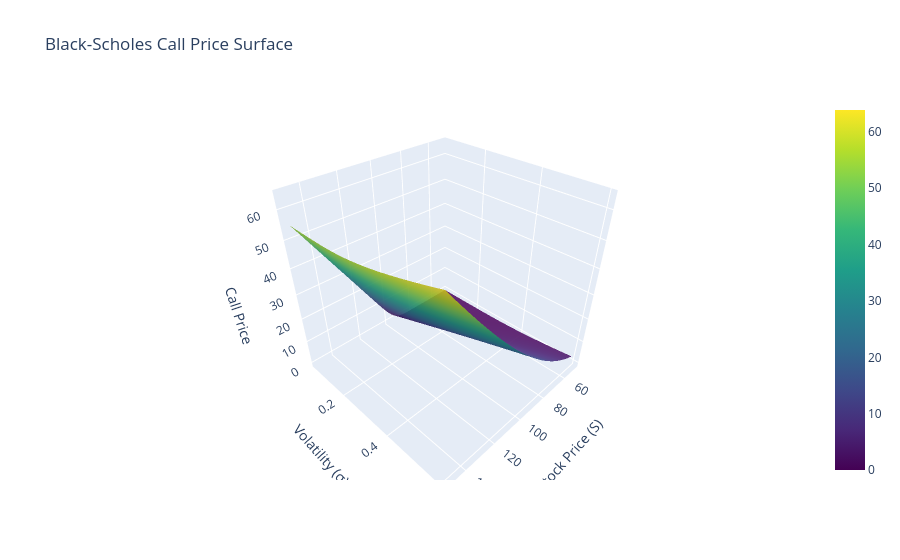

The cell this chart's notebook holds for it:
### Markdown cell above
---
## 3. Call Price Surface

The 3D surface shows call price as a function of both **S** and **σ**.
Higher volatility always increases option value — more uncertainty = more chance of a big favorable move.

### Code cell
V = call_price(S_grid, K, T, r, sigma_grid)

fig = go.Figure(data=[go.Surface(
    x=S_grid, y=sigma_grid, z=V,
    colorscale='Viridis', opacity=0.9
)])
fig.update_layout(
    title='Black-Scholes Call Price Surface',
    scene=dict(
        xaxis_title='Stock Price (S)',
        yaxis_title='Volatility (σ)',
        zaxis_title='Call Price',
    )
)
fig.show()

### Figure 1 — Plotly figure (JSON) as saved in the notebook; plotly's stock layout.template omitted (floating-point values rounded to 4 significant figures; data arrays with more than 128 entries replaced by an {"elided": "..."} marker saying what was removed)
{"data": [{"colorscale": [[0, "#440154"], [0.1111, "#482878"], [0.2222, "#3e4989"], [0.3333, "#31688e"], [0.4444, "#26828e"], [0.5556, "#1f9e89"], [0.6667, "#35b779"], [0.7778, "#6ece58"], [0.8889, "#b5de2b"], [1, "#fde725"]], "opacity": 0.9, "type": "surface", "x": {"elided": "60x60 float values"}, "y": {"elided": "60x60 float values"}, "z": {"elided": "60x60 float values"}}], "layout": {"scene": {"xaxis": {"title": {"text": "Stock Price (S)"}}, "yaxis": {"title": {"text": "Volatility (σ)"}}, "zaxis": {"title": {"text": "Call Price"}}}, "title": {"text": "Black-Scholes Call Price Surface"}}}
